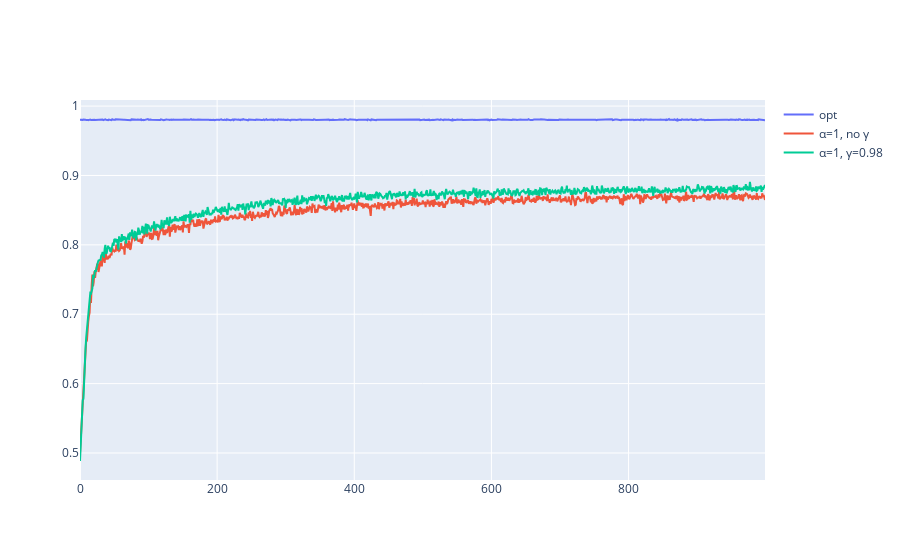

Notebook code for this chart:
### Code cell
fig = go.Figure(data=[
    go.Scatter(x=np.arange(n), y=np.mean(rewards_opt[None], axis=0), name='opt'),
    go.Scatter(x=np.arange(n), y=np.mean(rewards[None], axis=0), name='α=1, no γ'),
    go.Scatter(x=np.arange(n), y=np.mean(rewards[0.98], axis=0), name='α=1, γ=0.98'),
]).show()

### Figure 1 — Plotly figure (JSON) as saved in the notebook; plotly's stock layout.template omitted (floating-point values rounded to 4 significant figures; data arrays with more than 128 entries replaced by an {"elided": "..."} marker saying what was removed)
{"data": [{"name": "opt", "type": "scatter", "x": {"elided": "1000 int values"}, "y": {"elided": "1000 float values"}}, {"name": "α=1, no γ", "type": "scatter", "x": {"elided": "1000 int values"}, "y": {"elided": "1000 float values"}}, {"name": "α=1, γ=0.98", "type": "scatter", "x": {"elided": "1000 int values"}, "y": {"elided": "1000 float values"}}], "layout": {"autosize": true, "xaxis": {"autorange": true, "range": [0, 999], "type": "linear"}, "yaxis": {"autorange": true, "range": [0.4611, 1.009], "type": "linear"}}}
